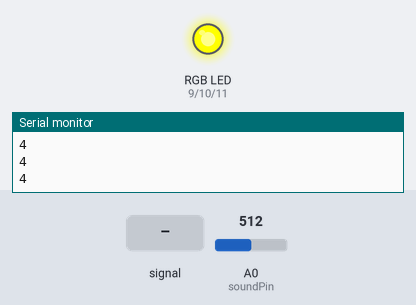
Bench run of a sketch on a simulated Arduino Uno, built with avr-gcc and run on an emulated ATmega328P. Shown: an RGB LED mixed from three pins (HIGH = lit), the last lines printed to the serial monitor. Dashed ring = blinking. Inputs (shaded band) come from the test bench; at power-on: A0 (soundPin) = 512.

Above: at 1.2 s.
1.3 s: A0 (soundPin) fed a 200 Hz sine of ±81 counts around its level
At 1.6 s:
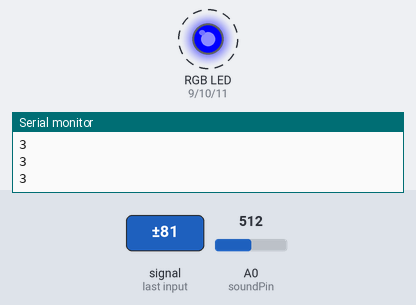
4.3 s: A0 (soundPin) set to 716
At 4.6 s:
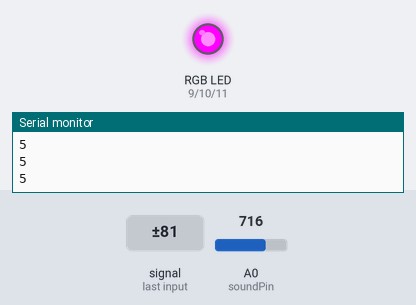
5.8 s: A0 (soundPin) fed a 1000 Hz sine of ±255 counts around its level
At 6.3 s:
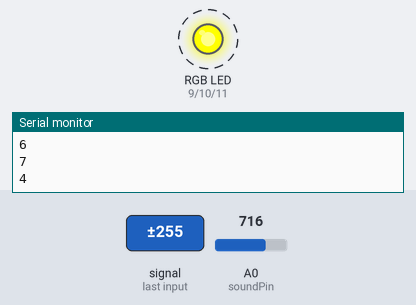
8.8 s: A0 (soundPin) set to 1023
At 9.3 s:
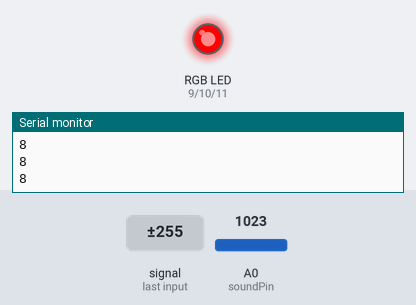
10.3 s: A0 (soundPin) set to 1006
At 11.5 s:
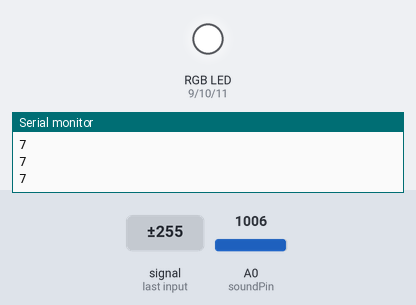
11.8 s: A0 (soundPin) set to 910
13.3 s: A0 (soundPin) set to 885
At 13.6 s:
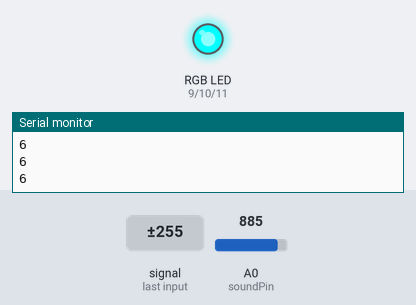
Timing chart, 0 to 15.8 s (numbered marks = the images above; inputs shaded):
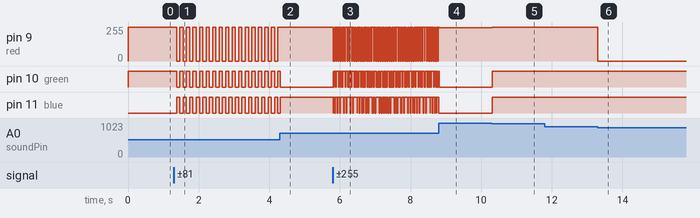

Measured:
- the behaviour switches between 1023 and 1022 on A0 (soundPin) (found by bisection; images 4 and 5)
- the behaviour switches between 896 and 895 on A0 (soundPin) (found by bisection; images 5 and 6)
- after the input at 1.3 s, pin 9 (red): alternates 255/255 for 0.09 s and 0/255 for 0.09 s, starting after 0.08 s; pin 10 (green), pin 11 (blue): alternates HIGH for 0.09 s and LOW for 0.09 s, starting after 0.08 s
- after the input at 4.3 s, pin 9 (red): stops changing and stays 255/255; pin 10 (green): goes on until 4.3 s, then stays LOW; pin 11 (blue): goes on until 4.3 s, then stays HIGH
- after the input at 5.8 s, pin 9 (red): alternates 255/255 for 0.03 s and 0/255 for 0.02 s, starting at once; pin 10 (green): alternates HIGH for 0.02 s and LOW for 0.02 s, starting at once; pin 11 (blue): HIGH → LOW at once, then moves between LOW and HIGH, repeating every 1.3 s
- after the input at 8.8 s, pin 10 (green): goes on until 8.8 s, then stays LOW; pin 11 (blue): stops changing and stays LOW
- after the input at 10.3 s, pin 9 (red): 250/255 → 255/255 at once; pin 10 (green), pin 11 (blue): LOW → HIGH at once
- after the input at 13.3 s, pin 9 (red): 255/255 → 0/255 at once

The sketch:

Fading_RGb.ino
```cpp
int red = 9;
int soundPin = 0;
int green = 10;
int blue = 11;
//$$$$$$$$$$$$$$$$$$$$$$$$$$$$$$$$$$$$$$$$$
void setup() {
  Serial.begin(9600);
}
//$$$$$$$$$$$$$$$$$$$$$$$$$$$$$$$$$$$$$$$$$
void loop() {
  int value = analogRead(soundPin);
  int Sound = map(value, 0, 1023, 0, 8) ;
  Serial.println(Sound);
  if (Sound == 1) {
    analogWrite(red, 255);
    analogWrite(green, 0);
    analogWrite(blue, 0);
  }
  else if (Sound == 2) {
    analogWrite(red, 0);
    analogWrite(green, 255);
    analogWrite(blue, 0);
  }
  else if (Sound == 3) {
    analogWrite(red, 0);
    analogWrite(green, 0);
    analogWrite(blue, 255);
  }
  else if (Sound == 4) {
    analogWrite(red, 255);
    analogWrite(green, 255);
    analogWrite(blue, 0);
  }
  else if (Sound == 5) {
    analogWrite(red, 255);\
    analogWrite(green, 0);
    analogWrite(blue, 255);
  }
  else if (Sound == 6) {
    analogWrite(red, 0);
    analogWrite(green, 255);
    analogWrite(blue, 255);
  }
  else if (Sound == 7) {
    analogWrite(red, 255);
    analogWrite(green, 255);
    analogWrite(blue, 255);
  }
  else if (Sound == 8) {
    analogWrite(red, 250);
    analogWrite(green, 0);
    analogWrite(blue, 0);
  }
  else if (Sound == 0) {
    analogWrite(red, 0);
    analogWrite(green, 0);
    analogWrite(blue, 0);
  }
  //$$$$$$$$$$$$$$$$$$$$$$$$$$$$$$$$$$$$$$$$$
  delay(10);
}
```
